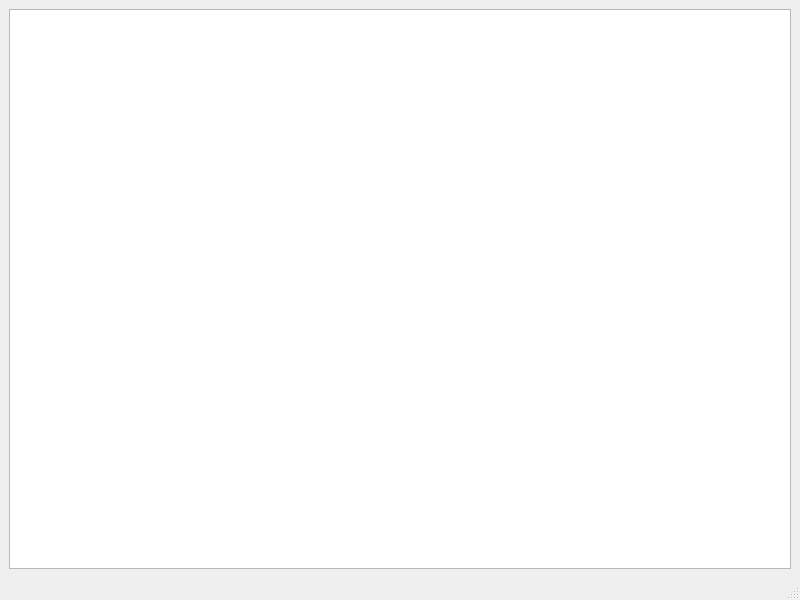
<?xml version="1.0" encoding="UTF-8"?>
<ui version="4.0">
 <class>MainWindow</class>
 <widget class="QMainWindow" name="MainWindow">
  <property name="geometry">
   <rect>
    <x>0</x>
    <y>0</y>
    <width>800</width>
    <height>600</height>
   </rect>
  </property>
  <property name="windowTitle">
   <string>XASM Simulator</string>
  </property>
  <widget class="QWidget" name="centralwidget">
   <layout class="QHBoxLayout" name="horizontalLayout">
    <item>
     <widget class="CodeEditor" name="plainTextEdit"/>
    </item>
   </layout>
  </widget>
  <widget class="QMenuBar" name="menubar">
   <property name="geometry">
    <rect>
     <x>0</x>
     <y>0</y>
     <width>800</width>
     <height>24</height>
    </rect>
   </property>
  </widget>
  <widget class="QStatusBar" name="statusbar"/>
  <action name="actionOpen">
   <property name="icon">
    <iconset resource="resources.qrc">
     <normaloff>:/rec/resources/icons/folder.svg</normaloff>:/rec/resources/icons/folder.svg</iconset>
   </property>
   <property name="text">
    <string>Open</string>
   </property>
   <property name="shortcut">
    <string>Ctrl+O</string>
   </property>
  </action>
 </widget>
 <customwidgets>
  <customwidget>
   <class>CodeEditor</class>
   <extends>QPlainTextEdit</extends>
   <header>codeeditor.h</header>
  </customwidget>
 </customwidgets>
 <resources>
  <include location="resources.qrc"/>
 </resources>
 <connections/>
</ui>
